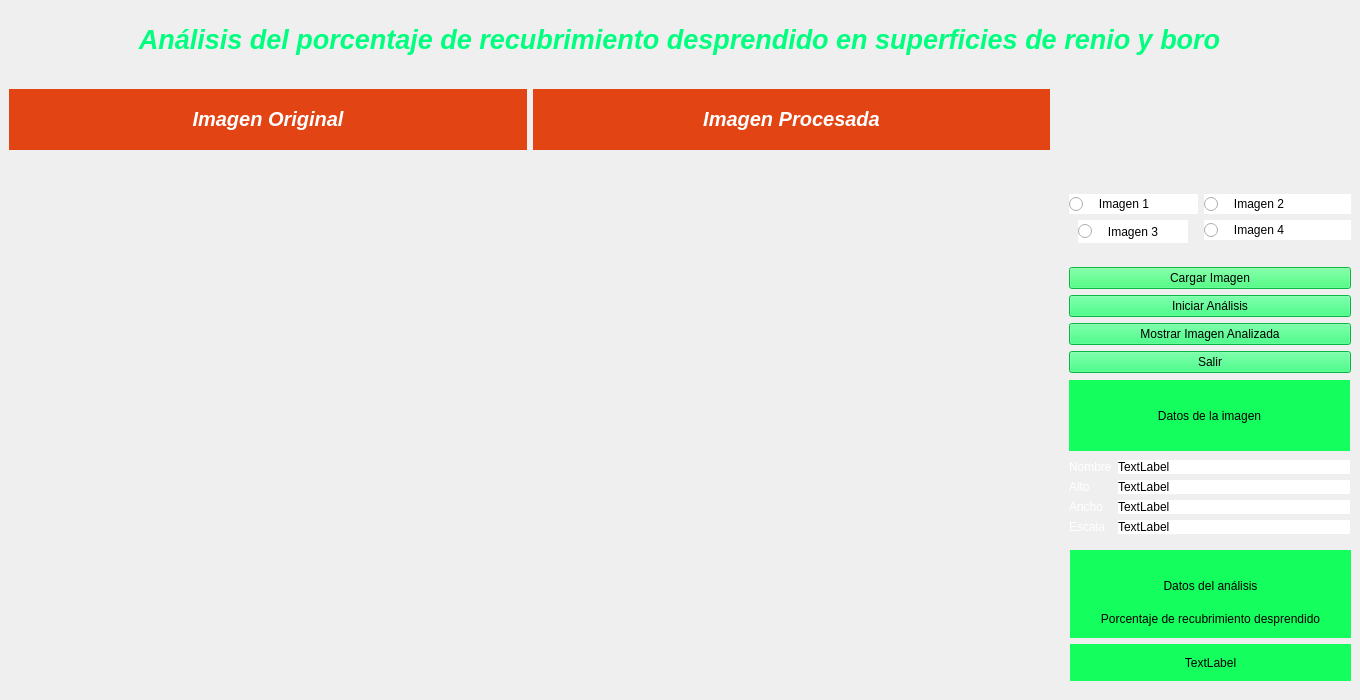
  <widget class="QWidget" name="centralWidget">
   <widget class="QWidget" name="horizontalLayoutWidget">
    <property name="geometry">
     <rect>
      <x>10</x>
      <y>170</y>
      <width>1041</width>
      <height>521</height>
     </rect>
    </property>
    <layout class="QHBoxLayout" name="horiL_imag">
     <item>
      <widget class="QLabel" name="ulbl_imagpro">
       <property name="font">
        <font>
         <strikeout>false</strikeout>
        </font>
       </property>
       <property name="mouseTracking">
        <bool>false</bool>
       </property>
       <property name="text">
        <string/>
       </property>
      </widget>
     </item>
     <item>
      <widget class="QLabel" name="ulbl_imagori">
       <property name="styleSheet">
        <string notr="true">border-color: rgb(255, 255, 255);</string>
       </property>
       <property name="text">
        <string/>
       </property>
      </widget>
     </item>
    </layout>
   </widget>
   <widget class="QWidget" name="verticalLayoutWidget">
    <property name="geometry">
     <rect>
      <x>1069</x>
      <y>175</y>
      <width>282</width>
      <height>198</height>
     </rect>
    </property>
    <layout class="QVBoxLayout" name="verL_btn">
     <item>
      <layout class="QFormLayout" name="formLayout">
       <property name="labelAlignment">
        <set>Qt::AlignCenter</set>
       </property>
       <property name="formAlignment">
        <set>Qt::AlignCenter</set>
       </property>
       <item row="0" column="0">
        <widget class="QRadioButton" name="rb_imag1">
         <property name="styleSheet">
          <string notr="true">background-color: rgb(255, 255, 255);</string>
         </property>
         <property name="text">
          <string>   Imagen 1             </string>
         </property>
        </widget>
       </item>
       <item row="1" column="1">
        <widget class="QRadioButton" name="rb_imag4">
         <property name="styleSheet">
          <string notr="true">background-color: rgb(255, 255, 255);
</string>
         </property>
         <property name="text">
          <string>   Imagen 4       </string>
         </property>
        </widget>
       </item>
       <item row="0" column="1">
        <widget class="QRadioButton" name="rb_imag2">
         <property name="styleSheet">
          <string notr="true">background-color: rgb(255, 255, 255);</string>
         </property>
         <property name="text">
          <string>   Imagen 2       </string>
         </property>
        </widget>
       </item>
       <item row="1" column="0">
        <widget class="QRadioButton" name="rb_imag3">
         <property name="minimumSize">
          <size>
           <width>110</width>
           <height>23</height>
          </size>
         </property>
         <property name="maximumSize">
          <size>
           <width>110</width>
           <height>23</height>
          </size>
         </property>
         <property name="styleSheet">
          <string notr="true">background-color: rgb(255, 255, 255);
</string>
         </property>
         <property name="text">
          <string>   Imagen 3       </string>
         </property>
        </widget>
       </item>
      </layout>
     </item>
     <item>
      <widget class="QPushButton" name="btn_carimag">
       <property name="maximumSize">
        <size>
         <width>16777215</width>
         <height>16777215</height>
        </size>
       </property>
       <property name="styleSheet">
        <string notr="true">background-color: rgb(20, 255, 94);</string>
       </property>
       <property name="text">
        <string>Cargar Imagen</string>
       </property>
       <property name="iconSize">
        <size>
         <width>16</width>
         <height>16</height>
        </size>
       </property>
      </widget>
     </item>
     <item>
      <widget class="QPushButton" name="btn_iniana">
       <property name="styleSheet">
        <string notr="true">background-color: rgb(11, 255, 100);</string>
       </property>
       <property name="text">
        <string>Iniciar Análisis</string>
       </property>
      </widget>
     </item>
     <item>
      <widget class="QPushButton" name="btn_mostrar">
       <property name="styleSheet">
        <string notr="true">background-color: rgb(11, 255, 100);</string>
       </property>
       <property name="text">
        <string>Mostrar Imagen Analizada</string>
       </property>
      </widget>
     </item>
     <item>
      <widget class="QPushButton" name="btn_salir">
       <property name="styleSheet">
        <string notr="true">background-color: rgb(11, 255, 100);</string>
       </property>
       <property name="text">
        <string>Salir</string>
       </property>
      </widget>
     </item>
    </layout>
   </widget>
   <widget class="QWidget" name="formLayoutWidget">
    <property name="geometry">
     <rect>
      <x>1069</x>
      <y>460</y>
      <width>281</width>
      <height>91</height>
     </rect>
    </property>
    <layout class="QFormLayout" name="formL_datimag">
     <item row="0" column="0">
      <widget class="QLabel" name="lbl_nom">
       <property name="styleSheet">
        <string notr="true"/>
       </property>
       <property name="text">
        <string>&lt;html&gt;&lt;head/&gt;&lt;body&gt;&lt;p&gt;&lt;span style=&quot; color:#ffffff;&quot;&gt;Nombre&lt;/span&gt;&lt;/p&gt;&lt;/body&gt;&lt;/html&gt;</string>
       </property>
      </widget>
     </item>
     <item row="0" column="1">
      <widget class="QLabel" name="ulbl_nom">
       <property name="styleSheet">
        <string notr="true">background-color: rgb(255, 255, 255);</string>
       </property>
       <property name="text">
        <string>TextLabel</string>
       </property>
      </widget>
     </item>
     <item row="1" column="0">
      <widget class="QLabel" name="lbl_alto">
       <property name="styleSheet">
        <string notr="true"/>
       </property>
       <property name="text">
        <string>&lt;html&gt;&lt;head/&gt;&lt;body&gt;&lt;p&gt;&lt;span style=&quot; color:#ffffff;&quot;&gt;Alto&lt;/span&gt;&lt;/p&gt;&lt;/body&gt;&lt;/html&gt;</string>
       </property>
      </widget>
     </item>
     <item row="2" column="0">
      <widget class="QLabel" name="lbl_ancho">
       <property name="styleSheet">
        <string notr="true"/>
       </property>
       <property name="text">
        <string>&lt;html&gt;&lt;head/&gt;&lt;body&gt;&lt;p&gt;&lt;span style=&quot; color:#ffffff;&quot;&gt;Ancho&lt;/span&gt;&lt;/p&gt;&lt;/body&gt;&lt;/html&gt;</string>
       </property>
      </widget>
     </item>
     <item row="2" column="1">
      <widget class="QLabel" name="ulbl_ancho">
       <property name="styleSheet">
        <string notr="true">background-color: rgb(255, 255, 255);</string>
       </property>
       <property name="text">
        <string>TextLabel</string>
       </property>
      </widget>
     </item>
     <item row="1" column="1">
      <widget class="QLabel" name="ulbl_alto">
       <property name="styleSheet">
        <string notr="true">background-color: rgb(255, 255, 255);</string>
       </property>
       <property name="text">
        <string>TextLabel</string>
       </property>
      </widget>
     </item>
     <item row="3" column="0">
      <widget class="QLabel" name="lbl_escala">
       <property name="styleSheet">
        <string notr="true"/>
       </property>
       <property name="text">
        <string>&lt;html&gt;&lt;head/&gt;&lt;body&gt;&lt;p&gt;&lt;span style=&quot; color:#ffffff;&quot;&gt;Escala&lt;/span&gt;&lt;/p&gt;&lt;/body&gt;&lt;/html&gt;</string>
       </property>
      </widget>
     </item>
     <item row="3" column="1">
      <widget class="QLabel" name="ulbl_escala">
       <property name="styleSheet">
        <string notr="true">background-color: rgb(255, 255, 255);</string>
       </property>
       <property name="text">
        <string>TextLabel</string>
       </property>
      </widget>
     </item>
    </layout>
   </widget>
   <widget class="QWidget" name="verticalLayoutWidget_2">
    <property name="geometry">
     <rect>
      <x>1069</x>
      <y>380</y>
      <width>281</width>
      <height>71</height>
     </rect>
    </property>
    <layout class="QVBoxLayout" name="verL_datimag">
     <item>
      <widget class="QLabel" name="lbl_datimag">
       <property name="styleSheet">
        <string notr="true">background-color: rgb(20, 255, 94);</string>
       </property>
       <property name="text">
        <string>Datos de la imagen</string>
       </property>
       <property name="alignment">
        <set>Qt::AlignCenter</set>
       </property>
      </widget>
     </item>
    </layout>
   </widget>
   <widget class="QWidget" name="verticalLayoutWidget_3">
    <property name="geometry">
     <rect>
      <x>1070</x>
      <y>550</y>
      <width>281</width>
      <height>71</height>
     </rect>
    </property>
    <layout class="QVBoxLayout" name="verL_datana">
     <item>
      <widget class="QLabel" name="lbl_datana">
       <property name="styleSheet">
        <string notr="true">background-color: rgb(20, 255, 94);</string>
       </property>
       <property name="text">
        <string>Datos del análisis</string>
       </property>
       <property name="alignment">
        <set>Qt::AlignCenter</set>
       </property>
      </widget>
     </item>
    </layout>
   </widget>
   <widget class="QWidget" name="verticalLayoutWidget_4">
    <property name="geometry">
     <rect>
      <x>1070</x>
      <y>600</y>
      <width>281</width>
      <height>81</height>
     </rect>
    </property>
    <layout class="QVBoxLayout" name="verL_prd">
     <item>
      <widget class="QLabel" name="lbl_prd">
       <property name="styleSheet">
        <string notr="true">background-color: rgb(20, 255, 94);</string>
       </property>
       <property name="text">
        <string>Porcentaje de recubrimiento desprendido</string>
       </property>
       <property name="alignment">
        <set>Qt::AlignCenter</set>
       </property>
      </widget>
     </item>
     <item>
      <widget class="QLabel" name="ulbl_prd">
       <property name="styleSheet">
        <string notr="true">background-color: rgb(20, 255, 94);</string>
       </property>
       <property name="text">
        <string>TextLabel</string>
       </property>
       <property name="alignment">
        <set>Qt::AlignCenter</set>
       </property>
      </widget>
     </item>
    </layout>
   </widget>
   <widget class="QWidget" name="verticalLayoutWidget_5">
    <property name="geometry">
     <rect>
      <x>9</x>
      <y>9</y>
      <width>1341</width>
      <height>61</height>
     </rect>
    </property>
    <layout class="QVBoxLayout" name="verL_titulo">
     <item>
      <widget class="QLabel" name="lbl_titulo">
       <property name="palette">
        <palette>
         <active>
          <colorrole role="WindowText">
           <brush brushstyle="SolidPattern">
            <color alpha="255">
             <red>0</red>
             <green>0</green>
             <blue>0</blue>
            </color>
           </brush>
          </colorrole>
          <colorrole role="Button">
           <brush brushstyle="SolidPattern">
            <color alpha="255">
             <red>0</red>
             <green>42</green>
             <blue>33</blue>
            </color>
           </brush>
          </colorrole>
          <colorrole role="Light">
           <brush brushstyle="SolidPattern">
            <color alpha="255">
             <red>255</red>
             <green>255</green>
             <blue>255</blue>
            </color>
           </brush>
          </colorrole>
          <colorrole role="Midlight">
           <brush brushstyle="SolidPattern">
            <color alpha="255">
             <red>247</red>
             <green>247</green>
             <blue>247</blue>
            </color>
           </brush>
          </colorrole>
          <colorrole role="Dark">
           <brush brushstyle="SolidPattern">
            <color alpha="255">
             <red>119</red>
             <green>119</green>
             <blue>119</blue>
            </color>
           </brush>
          </colorrole>
          <colorrole role="Mid">
           <brush brushstyle="SolidPattern">
            <color alpha="255">
             <red>159</red>
             <green>159</green>
             <blue>159</blue>
            </color>
           </brush>
          </colorrole>
          <colorrole role="Text">
           <brush brushstyle="SolidPattern">
            <color alpha="255">
             <red>0</red>
             <green>0</green>
             <blue>0</blue>
            </color>
           </brush>
          </colorrole>
          <colorrole role="BrightText">
           <brush brushstyle="SolidPattern">
            <color alpha="255">
             <red>255</red>
             <green>255</green>
             <blue>255</blue>
            </color>
           </brush>
          </colorrole>
          <colorrole role="ButtonText">
           <brush brushstyle="SolidPattern">
            <color alpha="255">
             <red>0</red>
             <green>0</green>
             <blue>0</blue>
            </color>
           </brush>
          </colorrole>
          <colorrole role="Base">
           <brush brushstyle="SolidPattern">
            <color alpha="255">
             <red>0</red>
             <green>42</green>
             <blue>33</blue>
            </color>
           </brush>
          </colorrole>
          <colorrole role="Window">
           <brush brushstyle="SolidPattern">
            <color alpha="255">
             <red>0</red>
             <green>42</green>
             <blue>33</blue>
            </color>
           </brush>
          </colorrole>
          <colorrole role="Shadow">
           <brush brushstyle="SolidPattern">
            <color alpha="255">
             <red>0</red>
             <green>0</green>
             <blue>0</blue>
            </color>
           </brush>
          </colorrole>
          <colorrole role="AlternateBase">
           <brush brushstyle="SolidPattern">
            <color alpha="255">
             <red>247</red>
             <green>247</green>
             <blue>247</blue>
            </color>
           </brush>
          </colorrole>
          <colorrole role="ToolTipBase">
           <brush brushstyle="SolidPattern">
            <color alpha="255">
             <red>255</red>
             <green>255</green>
             <blue>220</blue>
            </color>
           </brush>
          </colorrole>
          <colorrole role="ToolTipText">
           <brush brushstyle="SolidPattern">
            <color alpha="255">
             <red>0</red>
             <green>0</green>
             <blue>0</blue>
            </color>
           </brush>
          </colorrole>
         </active>
         <inactive>
          <colorrole role="WindowText">
           <brush brushstyle="SolidPattern">
            <color alpha="255">
             <red>0</red>
             <green>0</green>
             <blue>0</blue>
            </color>
           </brush>
          </colorrole>
          <colorrole role="Button">
           <brush brushstyle="SolidPattern">
            <color alpha="255">
             <red>0</red>
             <green>42</green>
             <blue>33</blue>
            </color>
           </brush>
          </colorrole>
          <colorrole role="Light">
           <brush brushstyle="SolidPattern">
            <color alpha="255">
             <red>255</red>
             <green>255</green>
             <blue>255</blue>
            </color>
           </brush>
          </colorrole>
          <colorrole role="Midlight">
           <brush brushstyle="SolidPattern">
            <color alpha="255">
             <red>247</red>
             <green>247</green>
             <blue>247</blue>
            </color>
           </brush>
          </colorrole>
          <colorrole role="Dark">
           <brush brushstyle="SolidPattern">
            <color alpha="255">
             <red>119</red>
             <green>119</green>
             <blue>119</blue>
            </color>
           </brush>
          </colorrole>
          <colorrole role="Mid">
           <brush brushstyle="SolidPattern">
            <color alpha="255">
             <red>159</red>
             <green>159</green>
             <blue>159</blue>
            </color>
           </brush>
          </colorrole>
          <colorrole role="Text">
           <brush brushstyle="SolidPattern">
            <color alpha="255">
             <red>0</red>
             <green>0</green>
             <blue>0</blue>
            </color>
           </brush>
          </colorrole>
          <colorrole role="BrightText">
           <brush brushstyle="SolidPattern">
            <color alpha="255">
             <red>255</red>
             <green>255</green>
             <blue>255</blue>
            </color>
           </brush>
          </colorrole>
          <colorrole role="ButtonText">
           <brush brushstyle="SolidPattern">
            <color alpha="255">
             <red>0</red>
             <green>0</green>
             <blue>0</blue>
            </color>
           </brush>
          </colorrole>
          <colorrole role="Base">
           <brush brushstyle="SolidPattern">
            <color alpha="255">
             <red>0</red>
             <green>42</green>
             <blue>33</blue>
            </color>
           </brush>
          </colorrole>
          <colorrole role="Window">
           <brush brushstyle="SolidPattern">
            <color alpha="255">
             <red>0</red>
             <green>42</green>
             <blue>33</blue>
            </color>
           </brush>
          </colorrole>
          <colorrole role="Shadow">
           <brush brushstyle="SolidPattern">
            <color alpha="255">
             <red>0</red>
             <green>0</green>
             <blue>0</blue>
            </color>
           </brush>
          </colorrole>
          <colorrole role="AlternateBase">
           <brush brushstyle="SolidPattern">
            <color alpha="255">
             <red>247</red>
             <green>247</green>
             <blue>247</blue>
            </color>
           </brush>
          </colorrole>
          <colorrole role="ToolTipBase">
           <brush brushstyle="SolidPattern">
            <color alpha="255">
             <red>255</red>
             <green>255</green>
             <blue>220</blue>
            </color>
           </brush>
          </colorrole>
          <colorrole role="ToolTipText">
           <brush brushstyle="SolidPattern">
            <color alpha="255">
             <red>0</red>
             <green>0</green>
             <blue>0</blue>
            </color>
           </brush>
          </colorrole>
         </inactive>
         <disabled>
          <colorrole role="WindowText">
           <brush brushstyle="SolidPattern">
            <color alpha="255">
             <red>119</red>
             <green>119</green>
             <blue>119</blue>
            </color>
           </brush>
          </colorrole>
          <colorrole role="Button">
           <brush brushstyle="SolidPattern">
            <color alpha="255">
             <red>0</red>
             <green>42</green>
             <blue>33</blue>
            </color>
           </brush>
          </colorrole>
          <colorrole role="Light">
           <brush brushstyle="SolidPattern">
            <color alpha="255">
             <red>255</red>
             <green>255</green>
             <blue>255</blue>
            </color>
           </brush>
          </colorrole>
          <colorrole role="Midlight">
           <brush brushstyle="SolidPattern">
            <color alpha="255">
             <red>247</red>
             <green>247</green>
             <blue>247</blue>
            </color>
           </brush>
          </colorrole>
          <colorrole role="Dark">
           <brush brushstyle="SolidPattern">
            <color alpha="255">
             <red>119</red>
             <green>119</green>
             <blue>119</blue>
            </color>
           </brush>
          </colorrole>
          <colorrole role="Mid">
           <brush brushstyle="SolidPattern">
            <color alpha="255">
             <red>159</red>
             <green>159</green>
             <blue>159</blue>
            </color>
           </brush>
          </colorrole>
          <colorrole role="Text">
           <brush brushstyle="SolidPattern">
            <color alpha="255">
             <red>119</red>
             <green>119</green>
             <blue>119</blue>
            </color>
           </brush>
          </colorrole>
          <colorrole role="BrightText">
           <brush brushstyle="SolidPattern">
            <color alpha="255">
             <red>255</red>
             <green>255</green>
             <blue>255</blue>
            </color>
           </brush>
          </colorrole>
          <colorrole role="ButtonText">
           <brush brushstyle="SolidPattern">
            <color alpha="255">
             <red>119</red>
             <green>119</green>
             <blue>119</blue>
            </color>
           </brush>
          </colorrole>
          <colorrole role="Base">
           <brush brushstyle="SolidPattern">
            <color alpha="255">
             <red>0</red>
             <green>42</green>
             <blue>33</blue>
            </color>
           </brush>
          </colorrole>
          <colorrole role="Window">
           <brush brushstyle="SolidPattern">
            <color alpha="255">
             <red>0</red>
             <green>42</green>
             <blue>33</blue>
            </color>
           </brush>
          </colorrole>
          <colorrole role="Shadow">
           <brush brushstyle="SolidPattern">
            <color alpha="255">
             <red>0</red>
             <green>0</green>
             <blue>0</blue>
            </color>
           </brush>
          </colorrole>
          <colorrole role="AlternateBase">
           <brush brushstyle="SolidPattern">
            <color alpha="255">
             <red>239</red>
             <green>239</green>
             <blue>239</blue>
            </color>
           </brush>
          </colorrole>
          <colorrole role="ToolTipBase">
           <brush brushstyle="SolidPattern">
            <color alpha="255">
             <red>255</red>
             <green>255</green>
             <blue>220</blue>
            </color>
           </brush>
          </colorrole>
          <colorrole role="ToolTipText">
           <brush brushstyle="SolidPattern">
            <color alpha="255">
             <red>0</red>
             <green>0</green>
             <blue>0</blue>
            </color>
           </brush>
          </colorrole>
         </disabled>
        </palette>
       </property>
       <property name="font">
        <font>
         <pointsize>20</pointsize>
         <weight>75</weight>
         <italic>true</italic>
         <bold>true</bold>
         <underline>false</underline>
         <strikeout>false</strikeout>
        </font>
       </property>
       <property name="focusPolicy">
        <enum>Qt::NoFocus</enum>
       </property>
       <property name="styleSheet">
        <string notr="true"/>
       </property>
       <property name="frameShape">
        <enum>QFrame::NoFrame</enum>
       </property>
       <property name="frameShadow">
        <enum>QFrame::Plain</enum>
       </property>
       <property name="text">
        <string>&lt;html&gt;&lt;head/&gt;&lt;body&gt;&lt;p&gt;&lt;span style=&quot; color:#00ff7f;&quot;&gt;Análisis del porcentaje de recubrimiento desprendido en superficies de renio y boro&lt;/span&gt;&lt;/p&gt;&lt;/body&gt;&lt;/html&gt;</string>
       </property>
       <property name="alignment">
        <set>Qt::AlignCenter</set>
       </property>
      </widget>
     </item>
    </layout>
   </widget>
   <widget class="QWidget" name="horizontalLayoutWidget_2">
    <property name="geometry">
     <rect>
      <x>9</x>
      <y>89</y>
      <width>1041</width>
      <height>61</height>
     </rect>
    </property>
    <layout class="QHBoxLayout" name="horiL_textimag">
     <item>
      <widget class="QLabel" name="lbl_sub1">
       <property name="font">
        <font>
         <pointsize>15</pointsize>
         <weight>75</weight>
         <italic>true</italic>
         <bold>true</bold>
        </font>
       </property>
       <property name="styleSheet">
        <string notr="true">background-color: rgb(227, 68, 20);</string>
       </property>
       <property name="text">
        <string>&lt;html&gt;&lt;head/&gt;&lt;body&gt;&lt;p&gt;&lt;span style=&quot; color:#ffffff;&quot;&gt;Imagen Original&lt;/span&gt;&lt;/p&gt;&lt;/body&gt;&lt;/html&gt;</string>
       </property>
       <property name="alignment">
        <set>Qt::AlignCenter</set>
       </property>
      </widget>
     </item>
     <item>
      <widget class="QLabel" name="lbl_sub2">
       <property name="font">
        <font>
         <pointsize>15</pointsize>
         <weight>75</weight>
         <italic>true</italic>
         <bold>true</bold>
        </font>
       </property>
       <property name="styleSheet">
        <string notr="true">background-color: rgb(227, 68, 20);</string>
       </property>
       <property name="text">
        <string>&lt;html&gt;&lt;head/&gt;&lt;body&gt;&lt;p&gt;&lt;span style=&quot; color:#ffffff;&quot;&gt;Imagen Procesada&lt;/span&gt;&lt;/p&gt;&lt;/body&gt;&lt;/html&gt;</string>
       </property>
       <property name="alignment">
        <set>Qt::AlignCenter</set>
       </property>
      </widget>
     </item>
    </layout>
   </widget>
  </widget>
